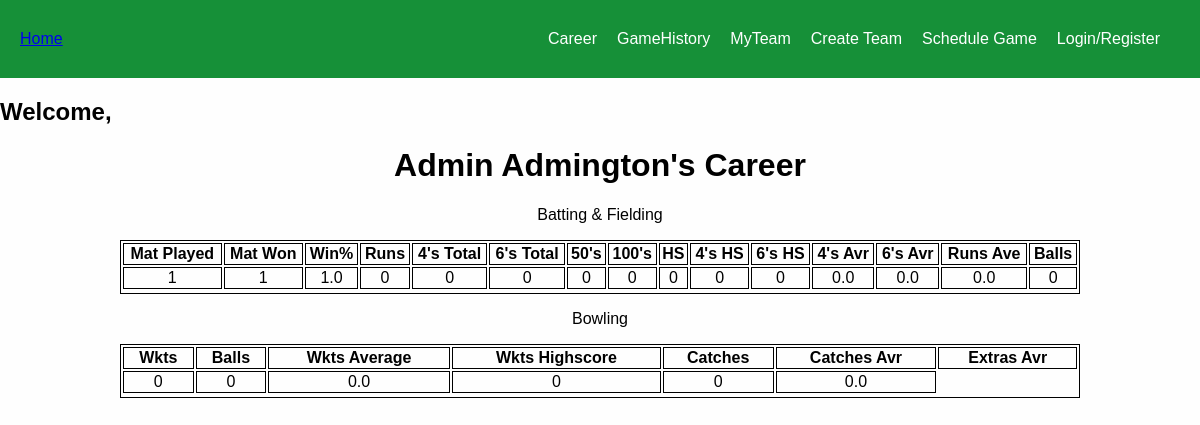
The page /player-career/4 on the database as committed earlier.
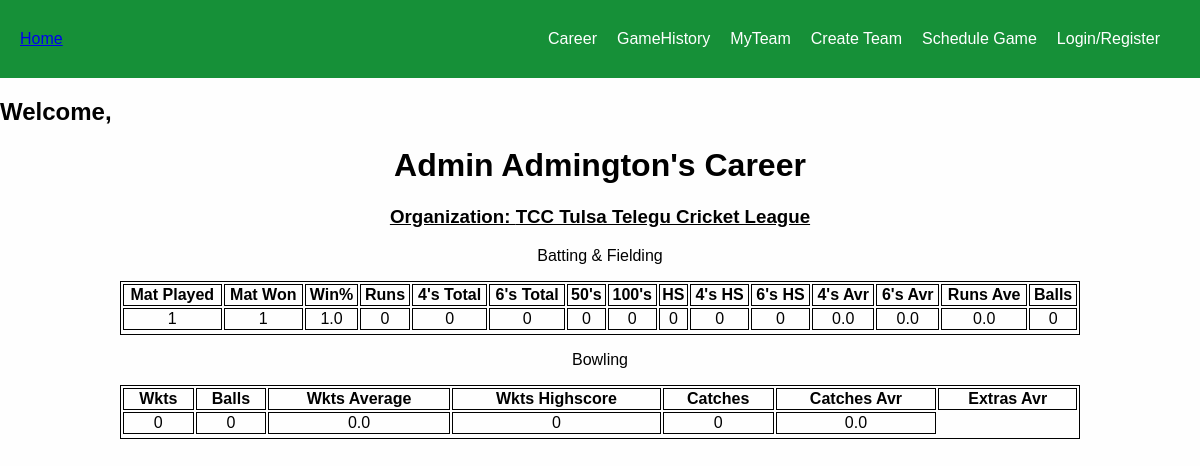
The same page on the database as committed later.
### base/models.py (models this page shows, shortened)
class Player(AbstractUser):
    first_name = models.CharField(max_length=200, null=True)
    last_name = models.CharField(max_length=200, null=True)
    email = models.EmailField(unique=True, null=True)
    team = models.ForeignKey(Team,on_delete=models.SET_NULL,null=True) # long-term-team
    organization = models.ForeignKey(Organization,on_delete=models.SET_NULL,null=True, blank=True)
    runs = models.IntegerField(default=0,null=True,blank=True)
    wickets = models.IntegerField(default=0,null=True,blank=True)
    catches = models.IntegerField(default=0,null=True,blank=True)
    sixes = models.IntegerField(default=0,null=True,blank=True)
    fours = models.IntegerField(default=0,null=True,blank=True)
    extras = models.IntegerField(default=0,null=True,blank=True)
    games_played = models.IntegerField(default=0,null=True,blank=True)
    games_won = models.IntegerField(default=0,null=True,blank=True)
    win_percentage = models.FloatField(default=0,null=True,blank=True)
    fifties = models.IntegerField(default=0,null=True,blank=True)
    centuries = models.IntegerField(default=0,null=True,blank=True)
    sr = models.FloatField(default=0,null=True,blank=True)
    runs_hs = models.IntegerField(default=0,null=True,blank=True)
    wickets_hs = models.IntegerField(default=0,null=True,blank=True)
    fours_hs = models.IntegerField(default=0,null=True,blank=True)
    sixes_hs = models.IntegerField(default=0,null=True,blank=True)
    runs_average = models.FloatField(default=0,null=True,blank=True)
    wickets_average = models.FloatField(default=0,null=True,blank=True)
    fours_average = models.FloatField(default=0,null=True,blank=True)
    sixes_average = models.FloatField(default=0,null=True,blank=True)
    catches_average = models.FloatField(default=0,null=True,blank=True)
    extras_average = models.FloatField(default=0,null=True,blank=True)
    balls_bowled = models.IntegerField(default=0,null=True,blank=True)
    balls_played = models.IntegerField(default=0,null=True,blank=True)
    game_invites = models.ManyToManyField("GameInvite", related_name="game_invites", blank=True)
    team_invites = models.ManyToManyField("TeamInvite", related_name="team_invites", blank=True)
    org_invites = models.ManyToManyField("OrganizationInvite", related_name="org_invites", blank=True)
    games = models.ManyToManyField("Game", related_name="games", blank=True)
    USERNAME_FIELD = "email"
    REQUIRED_FIELDS = ["username"]

class Organization(models.Model): # Club
    name = models.CharField(max_length=200,null=True)
    description = models.CharField(max_length=200,null=True)
    members = models.ManyToManyField("Player", related_name="members", blank=True)
    date_established = models.DateTimeField(default=datetime.now, blank=True)
    location = models.CharField(max_length=200,null=True)
    games = models.ManyToManyField("Game", related_name="org_games", blank=True)

### base/views.py (the view)
# urls.py: path("player-career/<str:pk>", views.player_career, name="player-career"),
def player_career(request, pk):
    player = Player.objects.get(id=pk)
    if player.games_won == 0 or player.games_played == 0:
        win_percentage = 0
    else:
        win_percentage = round(player.games_won/player.games_played *100)
    context = {"pk":pk, "user":player, "win_percentage":win_percentage}
    return render(request, "base/career.html", context)

### base/templates/base/career.html (shortened to what this page needs)
{% extends 'main.html' %}
{% block content %}
<!DOCTYPE html>
<html>
<head>
</head>
<body>
<h1 class="center">{{user.first_name}} {{user.last_name}}'s Career</h1>
{% if user.organization %}
  <h3 class="center"><a href="{% url 'view-organization' user.organization.id %}" class="org-link">Organization: {{user.organization.name}}</a></h3>
{% endif %}
<div class="center">
    <p>Batting & Fielding</p>
</div>
<table class="center">
  <tr>
    <th>Mat Played</th>
    <th>Mat Won</th>
    <th>Win%</th>
    <th>Runs</th>
    <th>4's Total</th>
    <th>6's Total</th>
    <th>50's</th>
    <th>100's</th>
    <th>HS</th>
    <th>4's HS</th>
    <th>6's HS</th>
    <th>4's Avr</th>
    <th>6's Avr</th>
    <th>Runs Ave</th>
    <th>Balls</th>
  </tr>
  <tr>
    <td>{{user.games_played}}</td>
    <td>{{user.games_won}}</td>
    <td>{{user.win_percentage}}</td>
    <td>{{user.runs}}</td>
    <td>{{user.fours}}</td>
    <td>{{user.sixes}}</td>
    <td>{{user.fifties}}</td>
    <td>{{user.centuries}}</td>
    <td>{{user.runs_hs}}</td>
    <td>{{user.fours_hs}}</td>
    <td>{{user.sixes_hs}}</td>
    <td>{{user.fours_average}}</td>
    <td>{{user.sixes_average}}</td>
    <td>{{user.runs_average}}</td>
    <td>{{user.balls_played}}</td>
  </tr>
</table>
<div class="center">
    <p>Bowling</p>
</div>
<table class="center">
    <tr>
      <th>Wkts</th>
      <th>Balls</th>
      <th>Wkts Average</th>
      <th>Wkts Highscore</th>
      <th>Catches</th>
      <th>Catches Avr</th>
      <th>Extras Avr</th>
    </tr>
    <tr>
      <td>{{user.wickets}}</td>
      <td>{{user.balls_bowled}}</td>
      <td>{{user.wickets_average}}</td>
      <td>{{user.wickets_hs}}</td>
      <td>{{user.catches}}</td>
      <td>{{user.extras_average}}</td>
    </tr>
</table>
</body>
</html>
{% endblock %}

Rows that differ between the two databases and show on the page:
changed Player "Admin": organization_id empty → 3 (drawn); organization.name (not shown) → "TCC Tulsa Telegu Cricket League"
Other text that changed with them:
text now shown: "Organization:"
